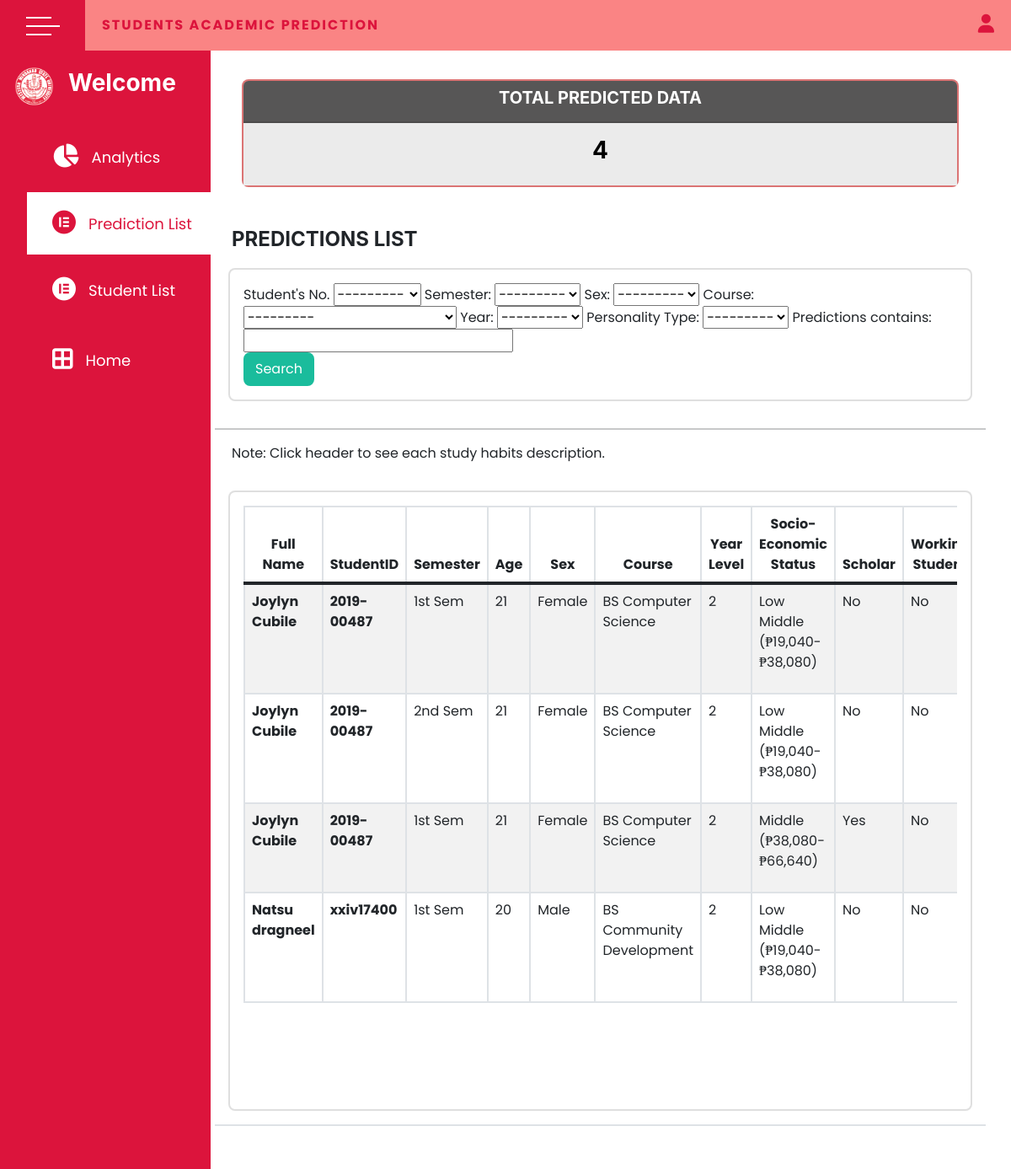
Screenshot of /prediction with the database file from the repository.
### thesis/models.py (models this page shows, shortened)
class Data(models.Model):
    students = models.ForeignKey(student, null=True, on_delete=models.SET_NULL, verbose_name=u"Student's No.")
    studentId = models.CharField(max_length=100, choices=ID, null=True, verbose_name=u"Semester")
    age = models.PositiveBigIntegerField(validators = [MinValueValidator(17), MaxValueValidator(40)],null=True)
    sex = models.PositiveBigIntegerField(choices=SEX, null=True)
    course = models.PositiveBigIntegerField(choices=COURSE, null=True)
    year = models.PositiveBigIntegerField(choices=YR_LEVEL, null=True)
    status = models.PositiveBigIntegerField(choices=STATUS, null=True, verbose_name=u"Socio-Economic Status")
    scholar = models.PositiveBigIntegerField(choices=SCHOLAR, null=True, verbose_name=u"Are you a Scholar?")
    wstud = models.PositiveBigIntegerField(choices=WORKING, null=True, verbose_name=u"Are you a working student?")
    personality = models.PositiveBigIntegerField(choices=PERSONALITY,null=True, verbose_name=u"Personality Type")
    TM3 = models.PositiveBigIntegerField(choices=TM_3, null=True, verbose_name=u"TM3: I balance my study time with recreation and leisure time.")
    TM4 = models.PositiveBigIntegerField(choices=TM_4, null=True, verbose_name=u"TM4: I have a calendar of the semester and it is marked with exam dates, project due dates and assignments.")
    TM5 = models.PositiveBigIntegerField(choices=TM_5, null=True, verbose_name=u"TM5: I keep a weekly schedule of my classes and activities.")
    TM6 = models.PositiveBigIntegerField(choices=TM_6, null=True, verbose_name=u"TM6: I use daily “to do” lists.")
    TM7 = models.PositiveBigIntegerField(choices=TM_7, null=True, verbose_name=u"TM7: I study on the weekends.")
    CAP2 = models.PositiveBigIntegerField(choices=CAP_2, null=True, verbose_name=u"CAP2: I get to class early or on time.")
    CAP3 = models.PositiveBigIntegerField(choices=CAP_3, null=True, verbose_name=u"CAP3: I come to class prepared, having completed the reading.")
    CAP4 = models.PositiveBigIntegerField(choices=CAP_4, null=True, verbose_name=u"CAP4: I always find a comfortable place for me when I’m listening to the lecture or watching lecture’s video.")
    GSS1 = models.PositiveBigIntegerField(choices=GSS_1, null=True, verbose_name=u"GSS1: I plan sufficient time to get assignments done.")
    GSS2 = models.PositiveBigIntegerField(choices=GSS_2, null=True, verbose_name=u"GSS2: I turn in all assignments on time.")
    GSS3 = models.PositiveBigIntegerField(choices=GSS_3, null=True, verbose_name=u"GSS3: I use index cards to write down important information and then review that information when I am “waiting” around.")
    GSS4 = models.PositiveBigIntegerField(choices=GSS_4, null=True, verbose_name=u"GSS4: I work on more difficult task first.")
    GSS5 = models.PositiveBigIntegerField(choices=GSS_5, null=True, verbose_name=u"GSS5: I set specific goals for each subject.")
    GSS6 = models.PositiveBigIntegerField(choices=GSS_6, null=True, verbose_name=u"GSS6: I have a regular study area that is free of distractions.")
    GSS7 = models.PositiveBigIntegerField(choices=GSS_7, null=True, verbose_name=u"GSS7: I take breaks when I study.")
    EP1 = models.PositiveBigIntegerField(choices=EP_1, null=True, verbose_name=u"EP1: I review older material first when studying for exams.")
    EP2 = models.PositiveBigIntegerField(choices=EP_2, null=True, verbose_name=u"EP2: When studying for exams, I review over several chapter.")
    EP3 = models.PositiveBigIntegerField(choices=EP_3, null=True, verbose_name=u"EP3: I study for exams at least five days in advance.")
    EP5 = models.PositiveBigIntegerField(choices=EP_5, null=True, verbose_name=u"EP5: I make up exam questions using the same format that the actual exam will use.")
    NT1 = models.PositiveBigIntegerField(choices=NT_1, null=True, verbose_name=u"NT1: I take organized and legible notes during class.")
    NT2 = models.PositiveBigIntegerField(choices=NT_2, null=True, verbose_name=u"NT2: I review and revise my notes soon after class.")
    NT3 = models.PositiveBigIntegerField(choices=NT_3, null=True, verbose_name=u"NT3: I take notes as I read my assignments.")
    desktop = models.PositiveBigIntegerField(choices=DESKTOPS, null=True, verbose_name=u"How often do you use Desktop for academic purposes?")
    laptop = models.PositiveBigIntegerField(choices=LAPTOPS, null=True, verbose_name=u"How often do you use Laptop for academic purposes")
    mobile = models.PositiveBigIntegerField(choices=MOBILEPHONE, null=True, verbose_name=u"How often do you use Mobile Phone for academic purposes")
    wifi = models.PositiveBigIntegerField(choices=WI_FI, null=True, verbose_name=u"How often do you use WiFi for internet connectivity?")
    c_data = models.PositiveBigIntegerField(choices=CELL_DATA, null=True, verbose_name=u"How often do you use Cellular Data for internet connectivity?")
    h_speed = models.PositiveBigIntegerField(choices=HIGH, null=True, verbose_name=u"Does your internet connection frequently in high speed?")
    l_speed = models.PositiveBigIntegerField(choices=LIGHT, null=True, verbose_name=u"Does your internet connection frequently in light speed?")
    datePredicted = models.DateField(auto_now_add=True, null=True)
    predictions = models.PositiveBigIntegerField(blank=True)

class student(models.Model):
    user = models.OneToOneField(User, null=True, blank=True, on_delete=models.CASCADE)
    studentID = models.CharField(max_length=100, null=True)
    firstname = models.CharField(max_length=100, null=True)
    lastname = models.CharField(max_length=100, null=True)
    stud_course = models.PositiveBigIntegerField(choices=COURSE, null=True, verbose_name=u"Course")
    stud_year = models.PositiveBigIntegerField(choices=YR_LEVEL, null=True, verbose_name=u"Year")
    stud_age = models.PositiveBigIntegerField(validators = [MinValueValidator(17), MaxValueValidator(40)],null=True, verbose_name=u"Age")
    stud_sex = models.PositiveBigIntegerField(choices=SEX, null=True, verbose_name=u"Sex")
    phone = models.PositiveBigIntegerField(null=True)
    profile_pic = models.ImageField(default="unknown.jpg", null=True, blank=True)
    date_created = models.DateTimeField(auto_now_add=True, null=True)
    def __str__(self):
        return self.firstname

### thesis/views.py (the view)
# urls.py: path("prediction", views.prediction, name="prediction"),
def prediction(request):
    male_no = student.objects.filter(stud_sex=1).count()
    male_no = int(male_no)
    print('Number of Male Are',male_no)
    female_no = student.objects.filter(stud_sex=0).count()
    female_no = int(female_no)
    print('Number of Female Are',female_no)
    gender_list = ['Female','Male']
    gender_number = [female_no, male_no]
    predicted_acads = Data.objects.all()
    total_datas = predicted_acads.count()
    myFilter = PredictFilter(request.GET, queryset=predicted_acads)
    predicted_acads = myFilter.qs
    context = {
        'predicted_acads': predicted_acads,
        'myFilter': myFilter,
        'gender_list':gender_list, 'gender_number':gender_number,
        'total_datas':total_datas
    }
    return render(request, "prediction.html", context)

### thesis/templates/prediction.html (shortened to what this page needs)
{% extends 'base2.html' %}
{% load static %}
{% block content %}
<!DOCTYPE html>
<html lang="en">
<head>
  <link href="{%static 'css/profile.css' %}" rel="stylesheet" />
  <link href="{%static 'css/main.css' %}" rel="stylesheet" />
  <link href="{%static 'theme/css/styles.css' %}" rel="stylesheet" />
</head>
<body>
  <div class="wrapper" style="background-color: white;" >
    <nav class="navbar navbar-expand-lg text-uppercase fixed-top" id="mainNav" >
      <div class="top_navbar">
        <div class="hamburger">
          <div class="hamburger__inner">
            <div class="one"></div>
            <div class="two"></div>
            <div class="three"></div>
          </div>
        </div>
        <div class="menu">
          <div class="logo">
            Students Academic Prediction
          </div>
          <div class="right_menu">
            <ul>
              <li><i class="fas fa-user"></i>
              </li>
            </ul>
          </div>
        </div>
      </div>
    </nav>
  <div class="main_container">
      <div class="sidebar">
          <div class="sidebar__inner">
            <div class="profile">
              <div class="img">
                <img src="static/acc-img/wmsu.png" alt="profile_pic">
              </div>
              <div class="profile_info">
                <h3>Welcome</h3>
              </div>
            </div>
            <ul style="text-decoration: none;">
              <li>
                <a href="{% url 'analytics' %}">
                  <span class="icon"><i class="fas fa-chart-pie"></i></span>
                  <span class="title">Analytics</span>
                </a>
              </li>
              <li >
                {% url 'prediction' as prediction_url %}
                <a class="nav-link py-3 js-scroll-trigger {% if request.path == prediction_url %}active{% endif %}" href="{% url 'prediction' %}">
                  <span class="icon"><i class="fab fa-elementor"></i></span>
                  <span  class="title">Prediction List</span>
                </a>
              </li>
              <li>
                <a href="{% url 'students_list' %}">
                  <span class="icon"><i class="fab fa-elementor"></i></span>
                  <span class="title">Student List</span>
                </a>
              </li>
              <li>
                <a href="{% url 'index' %}">
                  <span class="icon"><i class="fas fa-border-all"></i></span>
                  <span class="title">Home</span>
                </a>
              </li>
            </ul>
          </div>
      </div>
      <div class="container">
          <div class="row" style="margin: 20px;">
            <div class="col">
              <div class="col-md">
                <div class="card text-center text-white mb-4"  id="total-students">
                  <div class="card-header" style="background-color: #575656;">
                    <h5 class="card-title">TOTAL PREDICTED DATA</h5>
                  </div>
                  <div class="card-body" style="background-color: #ebebeb;">
                    <h3 class="card-title" style="color: black;">{{total_datas}}</h3>
                  </div>
                </div>
              </div>
            </div>
          </div>
          <h4 class="modal-title" id="classModalLabel" style="padding-left: 20px;">
              PREDICTIONS LIST
          </h4>
            <div class="modal-body">
              <div class="row">
                <div class="col">
                    <div class="card card-body">
                      <form method="get">
                        <div><style></style> {{myFilter.form}}</div>
                        <button class="btn btn-primary" type="submit" >Search</button>
                      </form>
                    </div>
                </div>
              </div>
            </div>
            <hr>
            <p style="text-align: left; margin-left: 20px;">
              Note: Click header to see each study habits description.
            </p>
            <div class="row" style="margin: 0px;">
              <div class="modal-body">
                  <div class="card card-body">
                    <div style="height: 700px; overflow: auto">
                      <table id="classTable" class="table table-striped table-bordered table-hover">
                        <thead>
                          <tr>
                            <th scope="col" style="text-align: center;">Full Name</th>
                            <th scope="col" style="text-align: center;">StudentID</th>
                            <th scope="col" style="text-align: center;">Semester</th>
                            <th scope="col" style="text-align: center;">Age</th>
                            <th scope="col" style="text-align: center;">Sex</th>
                            <th scope="col" style="text-align: center;">Course</th>
                            <th scope="col" style="text-align: center;">Year Level</th>
                            <th scope="col" style="text-align: center;">Socio-Economic Status</th>
                            <th scope="col" style="text-align: center;">Scholar</th>
                            <th scope="col" style="text-align: center;">Working Student</th>
                          </tr>
                        </thead>
                        <tbody>
                          {% for data in predicted_acads %}
                          <tr>
                            <th >{{ data.students.firstname}} {{ data.students.lastname}}</th>
                            <th scope="row">{{ data.students.studentID }}</th>
                            <td>{{ data.studentId }}</td>
                            <td>{{ data.age }}</td>
                            <td>{% if data.sex == 0 %} <p>Female</p> {% else %} <p>Male</p> {% endif %}</td>
                            <td>{% if data.course == 1 %} <p>BS Community Development</p>
                              {% elif  data.course == 2 %} <p>BS Information Technology</p>
                              {% elif  data.course == 3 %} <p>BS Computer Science</p>
                              {% else %} <p>BS Social Work</p> {% endif %}</td>
                            <td>{{ data.year }}</td>
                            <td>{% if data.status == 1 %} <p>Low (₱9,520-₱19,040)</p>
                              {% elif  data.status == 2 %} <p>Low Middle (₱19,040-₱38,080)</p>
                              {% elif  data.status == 3 %} <p>Middle (₱38,080-₱66,640)</p>
                              {% elif  data.status == 4 %} <p>Upper Middle (₱66,640-₱114,240)</p>
                              {% elif  data.status == 5 %} <p>Upper but not rich (₱114,240-₱190,400)</p>
                              {% else %} <p>Rich (At least ₱190,400)</p> {% endif %}</td>
                            <td>{% if data.scholar == 0 %} <p>No</p> {% else %} <p>Yes</p> {% endif %}</td>
                            <td>{% if data.wstud == 0 %} <p>No</p> {% else %} <p>Yes</p> {% endif %}</td>
                          </tr>
                          {% endfor %}
                        </tbody>
                      </table>
                    </div>
                  </div>
              </div>
              <div class="modal-footer"></div>
            </div>
      </div>
  </div>
</body>
</html>
{% endblock %}

### rows the page displays
Data: students.firstname "Joylyn", students.lastname "Cubile", students.studentID "2019-00487", studentId "1st Sem", age "21", sex "Female", course "BS Computer Science", year "2", status "Low Middle (₱19,040-₱38,080)", scholar "No", wstud "No"
Data: students.firstname "Joylyn", students.lastname "Cubile", students.studentID "2019-00487", studentId "2nd Sem", age "21", sex "Female", course "BS Computer Science", year "2", status "Low Middle (₱19,040-₱38,080)", scholar "No", wstud "No"
Data: students.firstname "Joylyn", students.lastname "Cubile", students.studentID "2019-00487", studentId "1st Sem", age "21", sex "Female", course "BS Computer Science", year "2", status "Middle (₱38,080-₱66,640)", scholar "Yes", wstud "No"
Data: students.firstname "Natsu", students.lastname "dragneel", students.studentID "xxiv17400", studentId "1st Sem", age "20", sex "Male", course "BS Community Development", year "2", status "Low Middle (₱19,040-₱38,080)", scholar "No", wstud "No"

### other values shown
{{ total_datas }} "4"
